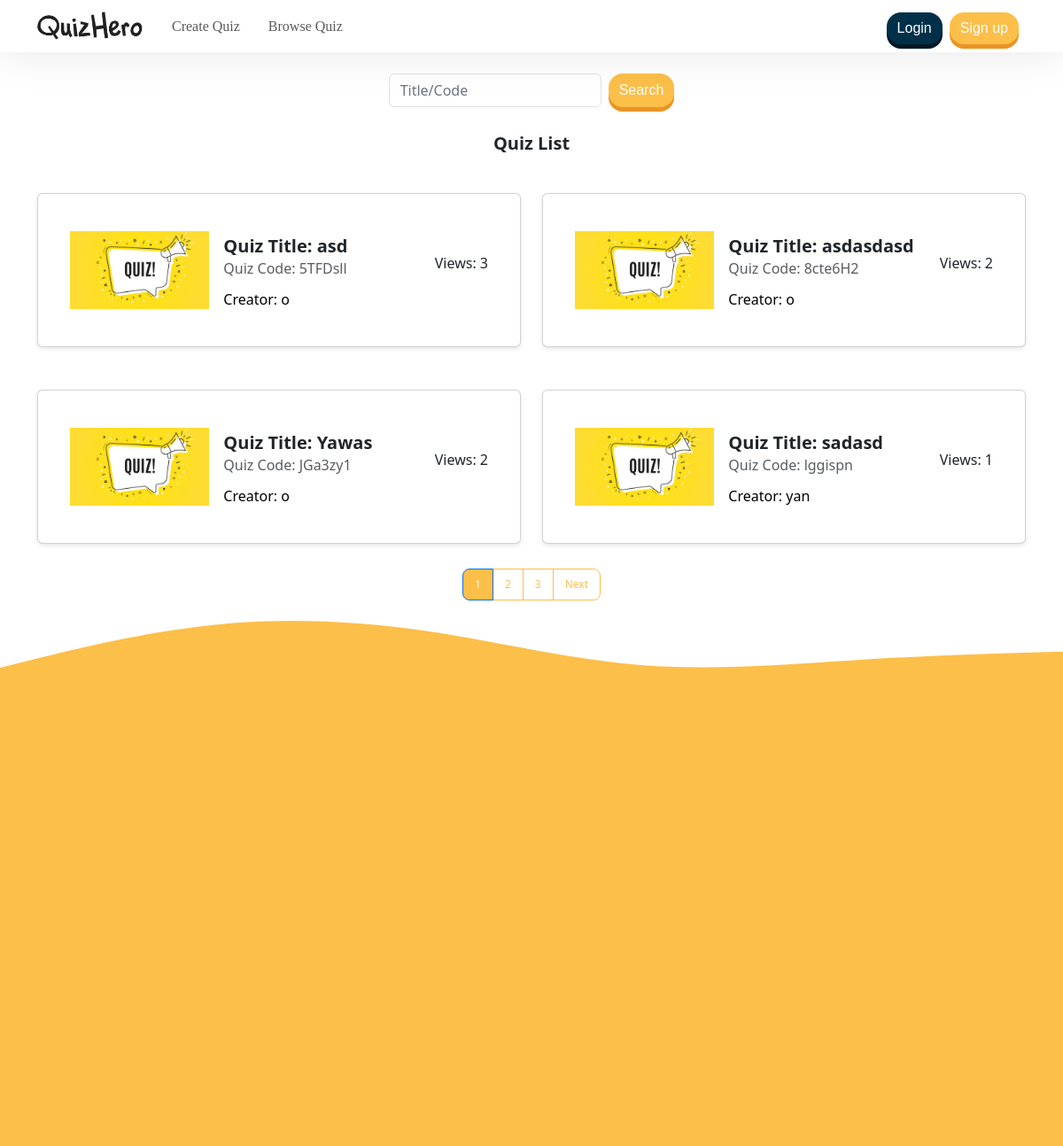
The page /List.php on the database as committed earlier.
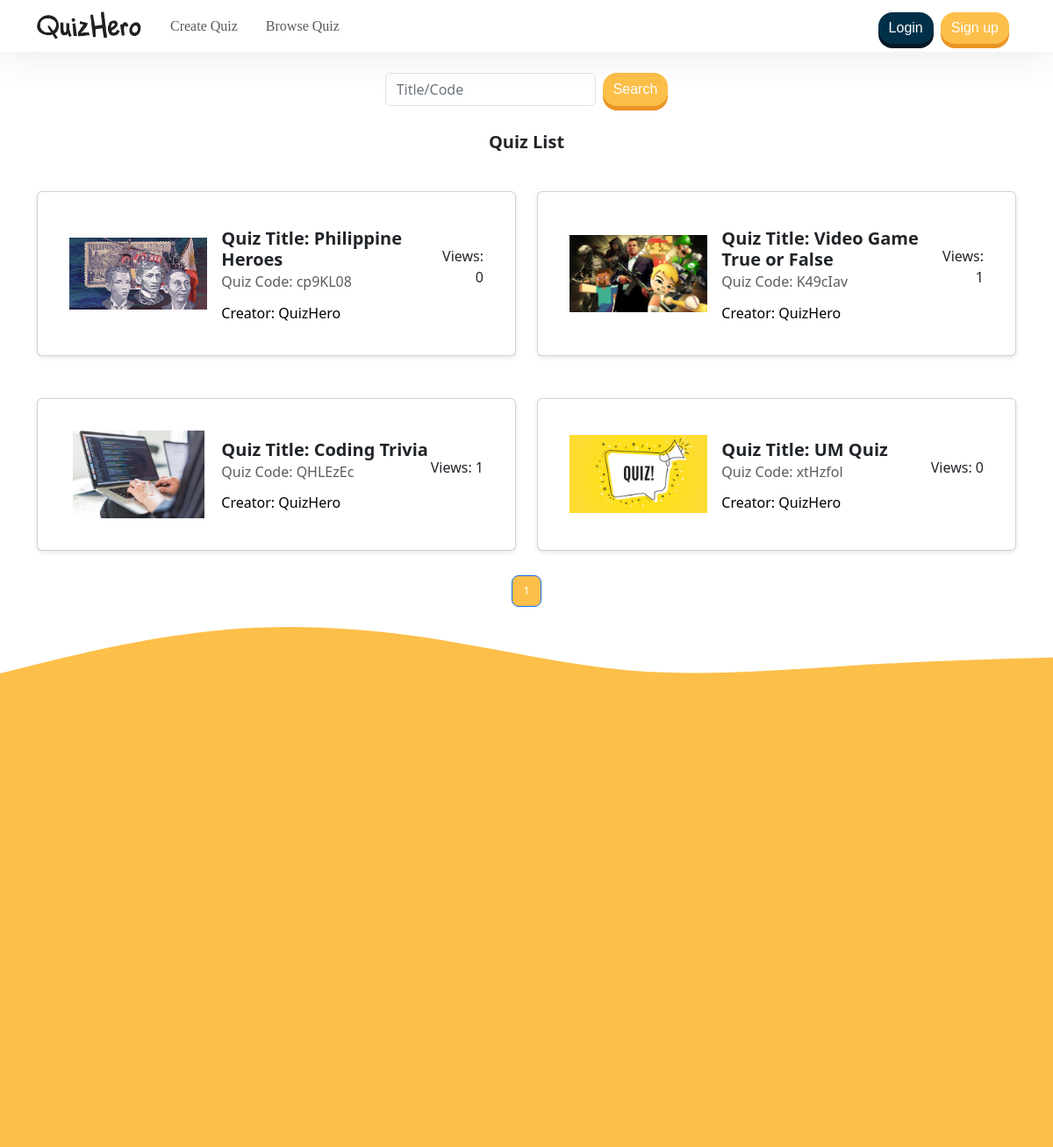
The same page on the database as committed later.
### tables this page shows
CREATE TABLE `quizlisttable` (
  `code` varchar(7) NOT NULL,
  `title` varchar(255) NOT NULL,
  `thumbnail` varchar(255) NOT NULL,
  `accessibility` varchar(8) NOT NULL,
  `creator` varchar(255) NOT NULL,
  `views` int(11) DEFAULT 0,
  `max_attempts` int(8) NOT NULL
);

### List.php (the view, shortened to what this page needs)
<!DOCTYPE html>
<html lang="en">
<head>
    <link href="https://cdn.jsdelivr.net/npm/bootstrap@5.3.3/dist/css/bootstrap.min.css" rel="stylesheet">
</head>
<body>
    <?php
    $servername = 'localhost';
    $dbUsername = 'root';
    $dbPassword = '';
    $database_name = 'web';
    $conn = new mysqli($servername, $dbUsername, $dbPassword, $database_name);
    ?>
    <?php require('assets/php/head.inc.php'); ?>
    <?php include('assets/php/navbar.inc.php'); ?>
    <br>
    <form class="d-flex justify-content-center" role="search" method="post">
        <input class="form-control me-2" style="width: 15rem;" type="search" name="search" placeholder="Title/Code" aria-label="Search">
        <button class="btn btn-primary border-dark" type="submit">Search</button>
    </form>
    <?php
    $itemsPerPage = 4;
    $sql = "SELECT COUNT(*) as count FROM quizlisttable WHERE accessibility <> 'PRIVATE'";
    $result = $conn->query($sql);
    $row = $result->fetch_assoc();
    $totalItems = $row['count'];
    $totalPages = ceil($totalItems / $itemsPerPage);
    if (isset($_GET['page']) && is_numeric($_GET['page'])) {
        $currentPage = (int) $_GET['page'];
    } else {
        $currentPage = 1;
    }
    $offset = ($currentPage - 1) * $itemsPerPage;
    $sql = "SELECT * FROM quizlisttable WHERE accessibility != 'PRIVATE' LIMIT $itemsPerPage OFFSET $offset";
    $result = $conn->query($sql);
    if ($result->num_rows > 0) {
        echo '<br>';
        echo '<div class="d-flex justify-content-center"><h5 class="card-title text-dark">Quiz List</h5></div>';
        echo '<div class="container mt-4 text-center">';
        echo '<div class="row justify-content-center">';
        while ($row = $result->fetch_assoc()) {
            $thumbnailPath = 'assets/img/uploads/' . htmlspecialchars($row["thumbnail"]);
            if ($row["thumbnail"] === 'default_img.jpg' || !file_exists($thumbnailPath)) {
                $thumbnailPath = 'assets/img/uploads/default_img.jpg';
            }
            echo '<div class="col-lg-6 col-md-6 mb-2">';
            echo '<div class="card quiz-card" data-quiz-code="' . htmlspecialchars($row["code"]) . '">'
                . '<div class="card-body d-flex align-items-center">'
                . '<div class="col-6 col-md-5 col-lg-4  img-container me-3">'
                . '<img src="' . $thumbnailPath . '" alt="Quiz Thumbnail" class="img-fluid">'
                . '</div>'
                . '<div class="flex-grow-1 d-flex flex-column">'
                . '<h5 class="card-title">Quiz Title: ' . htmlspecialchars($row["title"]) . '</h5>'
                . '<h6 class="card-subtitle mb-2 text-muted">Quiz Code: ' . htmlspecialchars($row["code"]) . '</h6>'
                . '<p class="card-text">Creator: ' . htmlspecialchars($row["creator"]) . '</p>'
                . '</div>'
                . '<div class="ms-auto text-md-end">'
                . '<p class="views-text">Views: ' . htmlspecialchars($row["views"]) . '</p>'
                . '</div>'
                . '</div>'
                . '</div>';
            echo '</div>';
        }
        echo '</div>';
        echo '</div>';
    }
    echo '<nav aria-label="page nav">';
    echo '<ul class="pagination pagination-lg">';
    for ($i = 1; $i <= $totalPages; $i++) {
        if ($i == $currentPage) {
            echo '<li class="page-item active" aria-current="page">';
            echo '<span class="page-link">' . $i . '</span>';
            echo '</li>';
        } else {
            echo '<li class="page-item"><a class="page-link" href="?page=' . $i . '">' . $i . '</a></li>';
        }
    }
    if ($currentPage < $totalPages) {
        echo '<li class="page-item"><a class="page-link" href="?page=' . ($currentPage + 1) . '">Next</a></li>';
    }
    echo '</ul>';
    echo '</nav>';
    ?>
    <div class="footer-content">
        <div>
            <img src="assets/img/icons/curve1.svg" alt="" style="display: block; width: 100%;">
        </div>
        <div style="background-color: #fcbf49; width: 200%; height: 500px;">
        </div>
    </div>
</body>
</html>

### assets/php/head.inc.php (shortened to what this page needs)
<html lang="en">
<head>
    <link rel="stylesheet" href="https://cdn.jsdelivr.net/npm/bootstrap@5.3.2/dist/css/bootstrap.min.css" rel="stylesheet">
    <link rel="stylesheet" href="assets/css/style.css">
    <link href="https://cdnjs.cloudflare.com/ajax/libs/font-awesome/5.15.1/css/all.min.css" rel="stylesheet">
</head>
<body class="bg-light">

### assets/php/navbar.inc.php (shortened to what this page needs)
<section>
  <nav class="navbar navbar-expand-lg navbar-light nav-shadow">
    <div class="container">
      <a class="navbar-brand me-4" href="index.php">
        <img src="assets/img/icons/quizhero.png" style="width: 120px; height: auto; overflow: visible" alt="QuizHero">
      </a>
      <div class="collapse navbar-collapse align-items-end" id="navbarText">
        <ul class="navbar-nav me-auto mb-2 mb-lg-0 font-moon-bold">
          <li class="nav-item me-3">
            <?php if (isset($_SESSION['username'])) : ?>
              <a class="nav-link" href="MakeQuiz.php">Create Quiz</a>
            <?php else : ?>
              <a class="nav-link" href="#" data-bs-toggle="modal" data-bs-target="#modalLogin">Create Quiz</a>
            <?php endif; ?>
          </li>
          <li class="nav-item">
            <?php if (isset($_SESSION['username'])) : ?>
              <a class="nav-link" href="List.php">Browse Quiz</a>
            <?php else : ?>
              <a class="nav-link" href="" data-bs-toggle="modal" data-bs-target="#modalLogin">Browse Quiz</a>
            <?php endif; ?>
          </li>
        </ul>
        <?php if (isset($_SESSION['username'])) : ?>
          <div class="navbar-text font-moon-bold">
            Hello, <?php echo htmlspecialchars($_SESSION['username']); ?>!
            <a href="?logout=1" class="btn btn-primary ms-3">Logout</a>
          </div>
        <?php else : ?>
          <form action="login.php" method="post" class="d-flex" role="search">
            <button class="btn btn-info me-2" type="button" data-bs-toggle="modal" data-bs-target="#modalLogin">Login</button>
          </form>
          <form action="signup.php" method="post" class="d-flex" role="search">
            <button class="btn btn-primary me-2" type="button" data-bs-toggle="modal" data-bs-target="#modalSignup">Sign up</button>
          </form>
        <?php endif; ?>
      </div>
    </div>
  </nav>
</section>

### assets/css/style.css (style rules this page uses)
.btn-primary { background-color: #fcbf49; color: white !important; border: none; box-shadow: 0px 5px 0px 0px rgb(234, 148, 36); border-radius: 16px; transition: box-shadow 0.3s ease; font-family: 'MoonBold', sans-serif; }
.btn-info { background-color: #003049 !important; color: white !important; border: none; box-shadow: 0px 5px 0px 0px rgb(2, 24, 36); border-radius: 16px; transition: box-shadow 0.3s ease; font-family: 'MoonBold', sans-serif; }
.font-moon-bold { font-family: 'MoonBold', serif; }
.navbar-light { color: #212121; }
.bg-light { background-color: #FFFFFF !important; }
.nav-shadow { box-shadow: 0 0 50px rgba(0, 0, 0, 0.1); }
.form-control::placeholder { opacity: 1; color: #6c757d; }
input::placeholder { color: red; }

### List.php (style rules this page uses)
.card { padding: 20px; margin: 20px auto; border: 1px solid #bd1717; border-radius: 8px; box-shadow: 0 2px 5px rgba(0, 0, 0, 0.1); background-color: purple; color: #2f11f2; text-align: left; cursor: pointer; width: 100%; max-width: 600px; }
.card-body { padding: 20px; display: flex; align-items: center; }
.card-title, .card-subtitle, .card-text { margin: 5px 0; }
.card-title { font-size: 1.25rem; font-weight: bold; color: #A020F0; }
.card-subtitle { font-size: 1rem; color: #FFFFFF; }
.card-text { font-size: 1rem; color: #000000; }
nav[aria-label="page nav"] { display: flex; justify-content: center; }
.pagination .page-link { color: #fcbf49; background-color: #ffffff; border-color: #fcbf49; font-size: 12px; padding: 8px 13px; border-width: px; }
.pagination .page-item.active .page-link { color: #ffffff; background-color: #fcbf49; }
.img-container { flex: 0 0 50px; height: 100px; overflow: hidden; margin-right: 15px; }
.img-container img { width: 100%; height: 100%; object-fit: contain; }
.html, body { height: 100%; margin: 0; padding: 0; display: flex; flex-direction: column; }
.footer-content { width: 100%; overflow: hidden; }

Rows that differ between the two databases and show on the page:
removed quizlisttable: thumbnail (placeholder picture), title "asd", code "5TFDsll", creator "o", views "3"
removed quizlisttable: title "asdasdasd", code "8cte6H2", creator "o", views "2"
removed quizlisttable: thumbnail (placeholder picture), title "Yawas", code "JGa3zy1", creator "o", views "2"
removed quizlisttable: thumbnail (placeholder picture), title "sadasd", code "lggispn", creator "yan", views "1"
added quizlisttable: thumbnail (picture), title "Philippine Heroes", code "cp9KL08", creator "QuizHero", views "0"
added quizlisttable: thumbnail (picture), title "Video Game True or False", code "K49cIav", creator "QuizHero", views "1"
added quizlisttable: thumbnail (picture), title "Coding Trivia", code "QHLEzEc", creator "QuizHero", views "1"
added quizlisttable: title "UM Quiz", code "xtHzfol", creator "QuizHero", views "0"
Other text that changed with them:
list line gone: "2"
list line gone: "3"
text no longer shown: "Next"
